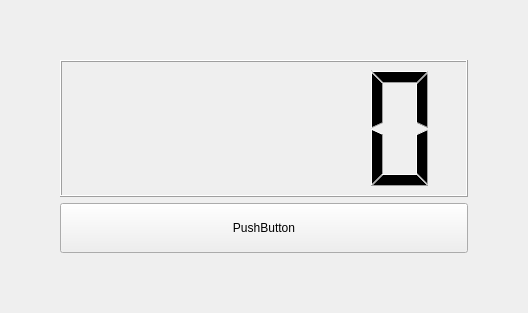
<?xml version="1.0" encoding="UTF-8"?>
<ui version="4.0">
 <class>myWidget</class>
 <widget class="QWidget" name="myWidget">
  <property name="geometry">
   <rect>
    <x>0</x>
    <y>0</y>
    <width>528</width>
    <height>313</height>
   </rect>
  </property>
  <property name="windowTitle">
   <string>myWidget</string>
  </property>
  <layout class="QGridLayout" name="gridLayout">
   <item row="0" column="1">
    <spacer name="verticalSpacer">
     <property name="orientation">
      <enum>Qt::Vertical</enum>
     </property>
     <property name="sizeHint" stdset="0">
      <size>
       <width>20</width>
       <height>40</height>
      </size>
     </property>
    </spacer>
   </item>
   <item row="1" column="0">
    <spacer name="horizontalSpacer">
     <property name="orientation">
      <enum>Qt::Horizontal</enum>
     </property>
     <property name="sizeHint" stdset="0">
      <size>
       <width>40</width>
       <height>20</height>
      </size>
     </property>
    </spacer>
   </item>
   <item row="1" column="1">
    <widget class="QWidget" name="widget" native="true">
     <property name="sizePolicy">
      <sizepolicy hsizetype="Expanding" vsizetype="Expanding">
       <horstretch>50</horstretch>
       <verstretch>50</verstretch>
      </sizepolicy>
     </property>
     <layout class="QVBoxLayout" name="verticalLayout">
      <item>
       <widget class="QLCDNumber" name="lcdNumber"/>
      </item>
      <item>
       <widget class="QPushButton" name="pushButton">
        <property name="minimumSize">
         <size>
          <width>0</width>
          <height>50</height>
         </size>
        </property>
        <property name="text">
         <string>PushButton</string>
        </property>
       </widget>
      </item>
     </layout>
    </widget>
   </item>
   <item row="1" column="2">
    <spacer name="horizontalSpacer_2">
     <property name="orientation">
      <enum>Qt::Horizontal</enum>
     </property>
     <property name="sizeHint" stdset="0">
      <size>
       <width>40</width>
       <height>20</height>
      </size>
     </property>
    </spacer>
   </item>
   <item row="2" column="1">
    <spacer name="verticalSpacer_2">
     <property name="orientation">
      <enum>Qt::Vertical</enum>
     </property>
     <property name="sizeHint" stdset="0">
      <size>
       <width>20</width>
       <height>40</height>
      </size>
     </property>
    </spacer>
   </item>
  </layout>
 </widget>
 <resources/>
 <connections/>
</ui>
